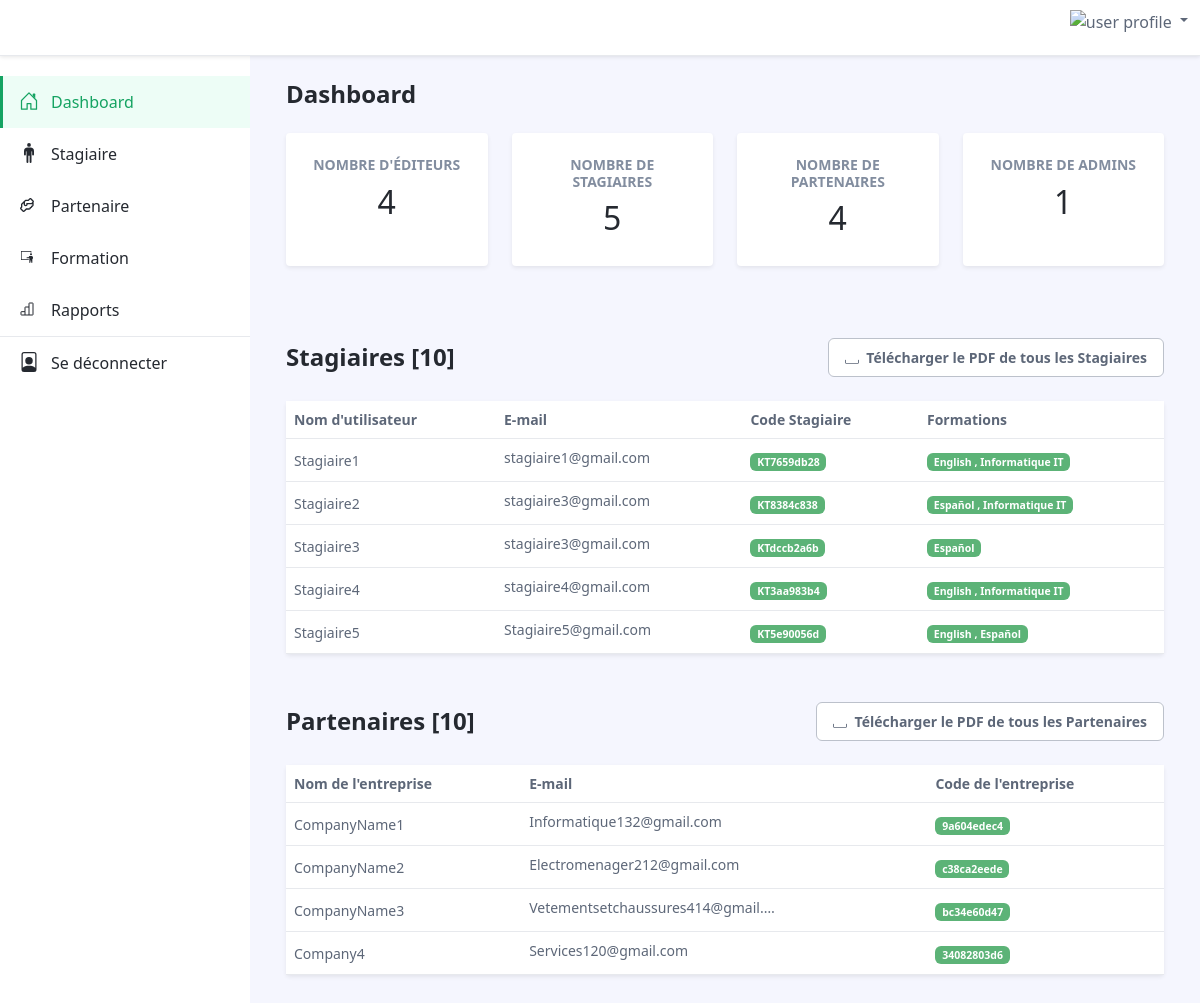
/escpasAdminRapports/ (signed in), run on an earlier commit of the app's database.
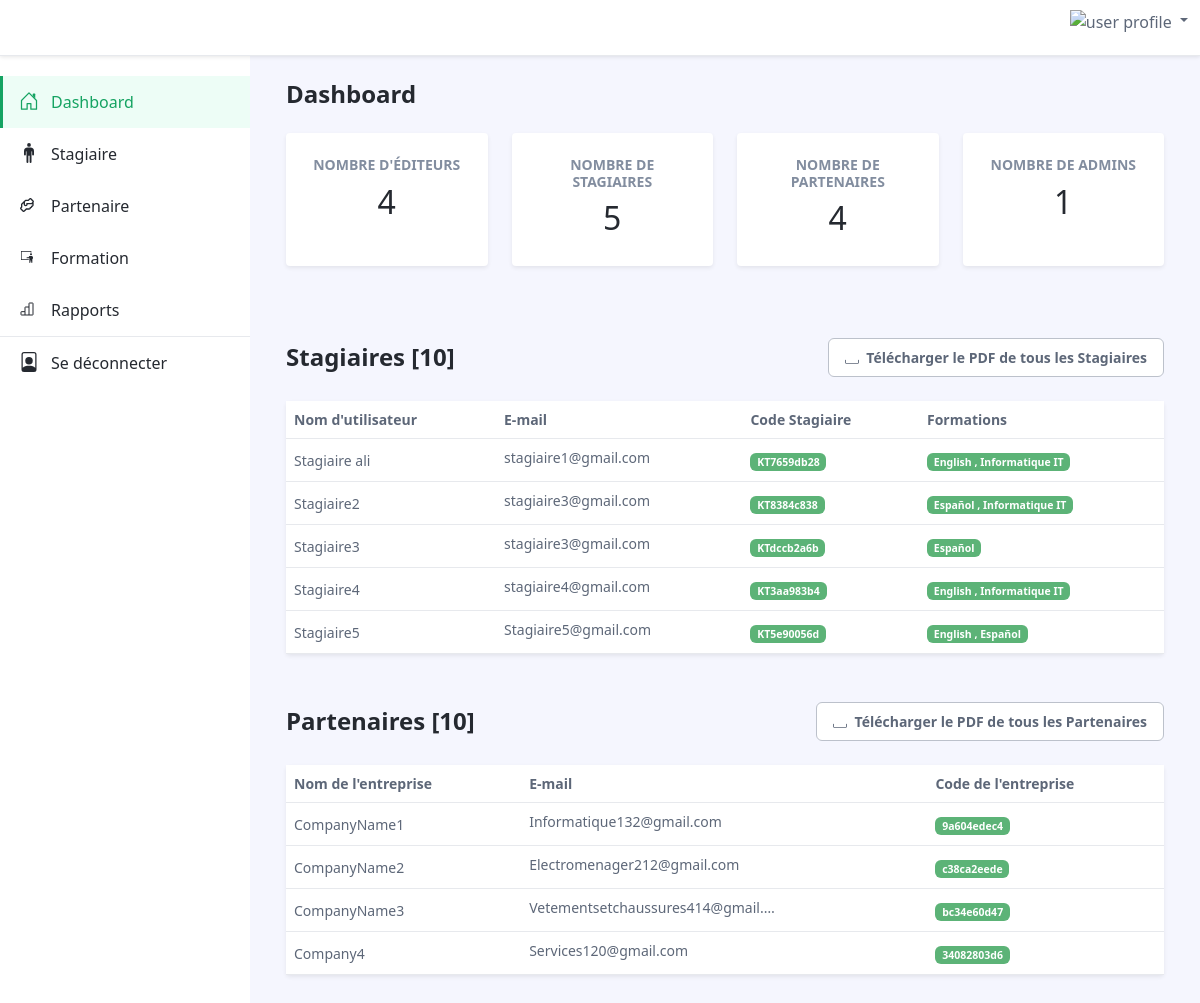
And on a later commit of the database.
### takouine/models.py (models this page shows, shortened)
class Stagiaire(models.Model):
    user = models.OneToOneField(User, null=True, on_delete=models.CASCADE)
    name = models.CharField(max_length=100, null=True, blank=True)
    email = models.EmailField(max_length=100, null=True, blank=True)
    phone = models.CharField(max_length=100, null=True, blank=True)
    age = models.CharField(max_length=100, null=True, blank=True)
    avatar = models.ImageField(null=True, blank=True)
    formations = models.ManyToManyField(Formation, blank=True)
    date_debut = models.DateTimeField(null=True, blank=True)
    date_fin = models.DateTimeField(null=True, blank=True)
    date_created = models.DateTimeField(auto_now_add=True, null=True, blank=True)
    stagiaireCode = models.CharField(max_length=100, null=True, blank=True, default=generate_stagiaire_code)
    slugStagiaire = models.SlugField(blank=True, null=True)

### takouine/decorators.py (the view)
        def wrapper_func(request , *args,**kwargs):
            group = None
            if request.user.groups.exists():
               group =  request.user.groups.all()[0].name
            if group in allowedGroups:
               return view_func(request , *args,**kwargs)
            else:
                return redirect('/')

### takouine/views.py (called while the page is built)
@login_required(login_url='login')
@allowedUsers(allowedGroups=['admin','Edituer'])
def escpasAdminRapports(request):
    stagiaires = Stagiaire.objects.all()[:10]
    partenaires = Partenaire.objects.all()[:10]
    total_edituers = User.objects.filter(groups__name='Edituer').count()
    total_admins = User.objects.filter(groups__name='admin').count()
    total_stagiaires = User.objects.filter(groups__name='stagiaire').count()
    total_partenaires = User.objects.filter(groups__name='partenaire').count()
    return render(request, 'takouine/escpasAdminRapports/rapportsFormation.html', {'stagiaires': stagiaires,'partenaires':partenaires ,'total_edituers': total_edituers,'total_admins': total_admins,'total_stagiaires': total_stagiaires,'partenaires': partenaires,'total_partenaires':total_partenaires})

### takouine/templates/takouine/escpasAdminRapports/rapportsFormation.html (shortened to what the changed rows need)
{% extends "takouine/mainDashbord.html" %}
{% load static %}
{% block content %}
<div class="app-wrapper">
	<div class="app-content pt-3 p-md-3 p-lg-4">
		<div class="container-xl">
			<div class="row g-3 mb-4 align-items-center justify-content-between">
				<div class="col-auto">
					<h1 class="app-page-title mb-0">Stagiaires [10]</h1>
				</div>
			</div>
			<div class="tab-content" id="orders-table-tab-content">
				<div class="tab-pane fade show active" id="orders-all" role="tabpanel" aria-labelledby="orders-all-tab">
					<div class="app-card app-card-orders-table shadow-sm mb-5">
						<div class="app-card-body">
							<div class="table-responsive">
								<table class="table app-table-hover mb-0 text-left">
									<thead>
										<tr>
											<th class="cell">Nom d'utilisateur</th>
											<th class="cell">E-mail</th>
											<th class="cell">Code Stagiaire</th>
											<th class="cell">Formations</th>
										</tr>
									</thead>
									<tbody>
										{% for stagiaire in stagiaires %}
										<tr>
											<td class="cell">{{ stagiaire.name }}</td>
											<td class="cell"><span class="truncate">{{ stagiaire.email }}</span></td>
											<td class="cell"><span class="badge bg-success">{{ stagiaire.stagiaireCode }}</span></td>
                                            <td class="cell"><span class="badge bg-success">{% for formation in stagiaire.formations.all %}
                                                {{ formation.name }}
                                                {% if not forloop.last %}, {% endif %}
                                            {% endfor %}</span></td>
										{% endfor %}
									</tbody>
								</table>
							</div>
						</div>
					</div>
				</div>
                <div class="row g-3 mb-4 align-items-center justify-content-between">
                    <div class="col-auto">
                        <h1 class="app-page-title mb-0">Partenaires [10]</h1>
                    </div>
                </div>
				<div class="tab-content" id="orders-table-tab-content">
				<div class="tab-pane fade show active" id="orders-all" role="tabpanel" aria-labelledby="orders-all-tab">
					<div class="app-card app-card-orders-table shadow-sm mb-5">
						<div class="app-card-body">
							<div class="table-responsive">
								<table class="table app-table-hover mb-0 text-left">
									<thead>
										<tr>
											<th class="cell">Nom de l'entreprise</th>
											<th class="cell">E-mail</th>
											<th class="cell">Code de l'entreprise</th>
										</tr>
									</thead>
								</table>
							</div>
						</div>
					</div>
				</div>
			</div>
		</div>
	</div>
</div>
{% endblock  %}

What changed in the data, as far as the page shows it:
changed Stagiaire "stagiaire1@gmail.com": name "Stagiaire1" → "Stagiaire ali"
